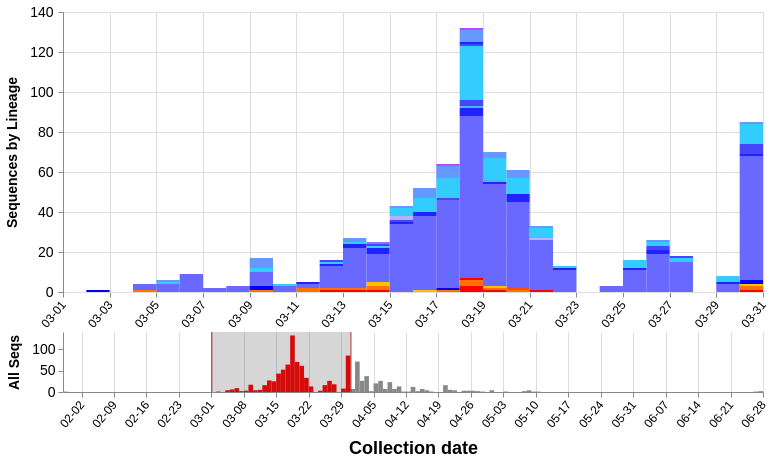

The specification (Vega-Lite) saved for this image:
### Vega specification from a JSON file in a GitHub repository (floating-point values rounded to 4 significant figures; data arrays with more than 128 entries replaced by an {"elided": "..."} marker saying what was removed)
{"$schema": "https://vega.github.io/schema/vega/v5.json", "description": "A basic stacked bar chart example.", "comment": "These will be overridden by the container of this vega plot", "width": 700, "height": 380, "padding": 5, "signals": [{"name": "disableSelectionColoring", "value": true}, {"name": "detailHeight", "value": 280}, {"name": "detailClip", "update": "detailHeight == 0"}, {"name": "overviewY", "update": "detailHeight == 0 ? 0 : detailHeight + 40"}, {"name": "overviewHeight", "value": 60}, {"name": "dateRangeStart", "value": 1575158400000, "comment": "Along with dateRangeEnd, these are hard limits on the dates shown. May need to update when we hit 2021. Dates are in milliseconds, unix epoch"}, {"name": "dateRangeEnd", "value": 4070908800000}, {"name": "dateBin", "value": 86400000, "comment": "Binning of observations by date, where date is in milliseconds. Default is 1 day (1000 * 60 * 60 * 24). This should never be less than a day. This is passed to the bin transform of cases_by_date_and_group"}, {"name": "overviewYLabel", "value": "All Seqs", "comment": "Y-axis label of the overview (bottom) panel"}, {"name": "detailYLabel", "value": "Sequences by Lineage", "comment": "Y-axis label of the detail (upper) panel"}, {"name": "yFormat", "value": "s"}, {"name": "stackOffset", "value": "zero", "comment": "Whether to show the counts as percentages ('normalize') or as absolute counts ('zero'). This is passed to the stack transform of cases_by_date_and_group"}, {"name": "cumulativeWindow", "value": [0, 0], "comment": "Window to calculate cumulative counts over. [0, 0] disables this behavior, while [null, 0] does the cumulative counting"}, {"name": "detailDomain", "value": [1583020800000, 1585612800000], "comment": "The date range selected on the overview (bottom) panel. The units are in JS date objects. If there is no date selected, this should be null."}, {"name": "brush", "value": 0, "comment": "The date range selected on the overview (bottom) panel, in screen-space coordinate units (pixels). This will be converted to dates for the detailDomain signal by referencing the xOverview scale"}, {"name": "delta", "value": 0, "comment": "The difference between windows when dragging a date selection window in the overview (bottom) panel. It is tracked onmousemove and used to update the 'brush' signal after mouseup. Units are in screen-space coordinates (pixels)"}, {"name": "xdown", "value": 0, "comment": "The initial screen-space click location, in screen-space coordinates (pixels), when first clicking on the date range window before dragging it. This is used to calculate the 'delta' signal"}, {"name": "anchor", "value": null, "comment": "The initial 'brush' signal state, when clicking on the date range window to drag it. Units are in screen-space coordinates (pixels). Used to update the 'brush' signal after dragging it."}, {"name": "hoverBar", "value": null, "comment": "Used to store which group is hovered over. Is an object with field 'group'"}, {"name": "clear", "value": true, "comment": "If clicking on anything but a grouped bar, then clear the selection (by clearing the 'selection' data object)", "on": [{"events": "mouseup[!event.item]", "update": "true", "force": true}]}, {"name": "shift", "value": false, "comment": "Track whether or not the shift key is pressed. Used to select multiple groups by holding down shift before clicking", "on": [{"events": "@detailbars:click", "update": "event.shiftKey", "force": true}]}, {"name": "clicked", "value": null, "comment": "Track clicks on the group bars, for selection purposes", "on": [{"events": "@detailbars:click", "update": "{group: datum.group}", "force": true}]}], "data": [{"name": "selected", "comment": "A list of groups that are selected", "values": [{"group": "S|614|D|G"}], "on": [{"trigger": "clear", "remove": true}, {"trigger": "!shift", "remove": true}, {"trigger": "!shift && clicked", "insert": "clicked"}, {"trigger": "shift && clicked", "toggle": "clicked"}]}, {"name": "cases_by_date_and_group", "comment": "Main data object, same as caseData in store", "format": {"parse": {"group": "string", "cases_sum": "number", "date": "date:'%Q'"}}, "values": {"elided": "188 records"}, "transform": [{"comment": "this creates the group_sum field on each item, which is a total sum of all cases for that group across all dates", "type": "joinaggregate", "ops": ["sum"], "fields": ["cases_sum"], "as": ["group_counts"], "groupby": ["group", "groupName"]}, {"comment": "Bin observations by date. The width of each bin is determined by the signal dateBin. Since the most detail in the date from GISAID is by day, the bin shouldn't ever be smaller than a day.", "type": "bin", "field": "date", "extent": [{"signal": "dateRangeStart"}, {"signal": "dateRangeEnd"}], "step": {"signal": "dateBin"}, "as": ["day_start", "day_end"]}, {"comment": "After binning, combine observations in the same group and day, by taking the sum of the sequence counts. The max aggs on group_counts and color are just to carry the fields over.", "type": "aggregate", "groupby": ["group", "groupName", "new_group", "day_start", "day_end"], "fields": ["cases_sum", "group_counts", "color"], "ops": ["sum", "max", "max"], "as": ["cases_sum", "group_counts", "color"]}, {"comment": "If a group isn't present in a dateBin that others are, then impute an empty value. This is only important for the cumulative view, so as to keep things consistent. Unfortunately I don't know how to impute for days with no data at all yet. This leads to some gaps in the cumulative view.", "type": "impute", "field": "cases_sum", "key": "day_start", "groupby": ["group", "groupName", "color", "group_counts"], "value": 0}, {"comment": "Recalculate the day_end from the day_start and dateBin, since the imputation can't work on more than one field at once.", "type": "formula", "expr": "datum.day_start + dateBin", "as": "day_end"}, {"comment": "Calculate the cumulative counts. If we're not running in cumulative mode, then output the cumulative count in a dummy field (determined by the signal windowField). If we are in cumulative mode, then overwrite the cases_sum field.", "type": "window", "sort": {"field": "day_start"}, "groupby": ["group", "groupName"], "ops": ["sum"], "fields": ["cases_sum"], "as": ["cases_sum_new"], "frame": {"signal": "cumulativeWindow"}}, {"comment": "Stack bars on the same date in preparation for the visualization. Offset (zero vs. normalize) controls counts vs. percentages.", "type": "stack", "groupby": ["day_start"], "sort": {"field": "group"}, "field": "cases_sum_new", "offset": {"signal": "stackOffset"}}]}, {"name": "cases_by_date", "source": "cases_by_date_and_group", "comment": "Collapse cases by date (ignore group), for the data in the overview (bottom) plot", "transform": [{"type": "aggregate", "groupby": ["day_start", "day_end"], "fields": ["cases_sum"], "ops": ["sum"], "as": ["cases_sum_by_date"]}]}], "marks": [{"type": "group", "name": "detail", "comment": "The mark group for the detail (upper) panel", "encode": {"comment": "The width and height should be overridden by the plot's container", "update": {"clip": {"signal": "detailClip"}, "height": {"signal": "detailHeight"}, "width": {"signal": "width"}}}, "signals": [{"name": "hoverBar", "comment": "Set the hoverBar signal when a bar is hovered over, and clear it when the mouse is hovered over anything else", "push": "outer", "on": [{"events": "@detailbars:mouseover!", "update": "{group: datum.group, date: datum.day_start}"}, {"events": "@detailbars:mouseout!", "update": "null"}]}], "scales": [{"name": "x", "comment": "Provide two fields for the domain, since if we only provide the day_start, the last day will get cut off, and if we only provide day_end, the first day will get cut off", "type": "time", "range": "width", "domain": {"fields": [{"data": "cases_by_date", "field": "day_start"}, {"data": "cases_by_date", "field": "day_end"}]}, "domainRaw": {"signal": "detailDomain"}, "nice": {"interval": "day", "step": 14}}, {"name": "y", "comment": "Scale the y axis from 0 to the highest bar height", "type": "linear", "range": [{"signal": "detailHeight"}, 0], "nice": true, "zero": true, "domain": {"data": "cases_by_date_and_group", "field": "y1"}}], "marks": [{"type": "group", "comment": "Not sure why we need a group mark here, but this is how it is in the example plot, so I didn't change it", "encode": {"update": {"height": {"field": {"group": "height"}}, "width": {"field": {"group": "width"}}}}, "axes": [{"orient": "bottom", "scale": "x", "zindex": 0, "format": {"year": "%Y", "quarter": "%m-%d", "month": "%m-%d", "week": "%m-%d", "date": "%m-%d", "hours": " "}, "grid": true, "gridScale": "y", "gridColor": "#DDD", "labelAngle": 310, "labelAlign": "right", "labelBaseline": "middle", "labelPadding": 5, "labelFontSize": 12, "tickCount": 10}, {"orient": "left", "scale": "y", "format": {"signal": "yFormat"}, "zindex": 0, "grid": true, "gridColor": "#DDD", "title": {"signal": "detailYLabel"}, "titleFontSize": 14, "titlePadding": 10, "labelFontSize": 14, "labelPadding": 5, "tickCount": 5}], "marks": [{"type": "rect", "name": "detailbars", "from": {"data": "cases_by_date_and_group"}, "clip": true, "encode": {"enter": {"strokeWidth": {"value": 1}}, "update": {"tooltip": {"signal": "{title: datum.groupName, 'Total sequences': datum.group_counts, 'Sequences': datum.cases_sum_new, 'Collection date': timeFormat(datum.day_start, '%b %d %Y')}"}, "x": {"scale": "x", "field": "day_start"}, "x2": {"scale": "x", "field": "day_end"}, "y": {"scale": "y", "field": "y0"}, "y2": {"scale": "y", "field": "y1"}, "fill": [{"test": "disableSelectionColoring || (!length(data('selected')) || indata('selected', 'group', datum.group)) && (datum.cases_sum_new > 0)", "field": "color", "comment": "If this group is selected, or if nothing is selected, then color it normally."}, {"value": "#CCC", "comment": "If there is a selected group and this group isn't one of them, then color it light grey"}], "stroke": [{"test": "hoverBar && hoverBar.group == datum.group && datum.cases_sum_new > 0", "value": "#000", "comment": "If this group is being hovered over, then set outline it black. Since we're imputing empty groups, only highlight groups with more than zero cases."}, {"value": "transparent"}], "zindex": [{"test": "hoverBar && hoverBar.group == datum.group && datum.cases_sum > 0", "value": 3, "comment": "Same as the 'stroke' test, but we also need to set the z-index here since it's possible the outline stroke will get hidden under other bars"}, {"value": 1}]}}}]}]}, {"type": "group", "name": "overview", "comment": "Mark group for the overview (bottom) panel", "encode": {"comment": "The width should be overridden by the plot container", "update": {"x": {"value": 0}, "y": {"signal": "overviewY"}, "width": {"signal": "width"}, "height": {"signal": "overviewHeight"}, "fill": {"value": "transparent"}}}, "signals": [{"name": "brush", "comment": "Trigger the date selection brush when any area of the overview plot is clicked. The update code was originally [x(), x()], but I changed it to snap to days instead of selecting by screen-space pixel. All the code does is convert from screen-space pixels --> date --> days --> round to nearest day --> date --> screen-space pixels. invert() is used to convert from pixels to date, and round(x / 86400000) rounds to the nearest day. round() * 86400000 converts from days back into the date (in milliseconds), and scale() converts from date back into screen-space coordinates. This fragment of code is used in all the signals below for day-snapping.", "push": "outer", "on": [{"events": {"merge": [{"markname": "overview", "type": "mousedown"}, {"markname": "overviewbars", "type": "mousedown"}]}, "update": "[scale('xOverview', round(invert('xOverview', x()) / 86400000) * 86400000), scale('xOverview', round(invert('xOverview', x()) / 86400000) * 86400000)]"}, {"comment": "Clear the brush selection on any double-click", "events": {"merge": [{"markname": "overview", "type": "dblclick"}, {"markname": "brushrect", "type": "dblclick"}]}, "update": "0"}, {"comment": "Update the brush on mousemove. Hold the first point of the range constant (brush[0]), and modify brush[1] by snapping to day as well (see comment above). clamp() is used to ensure that the range stays within the bounds of the plot. Capture mousemove events on both the plot and the bars to allow dragging anywhere on the overview plot", "events": {"merge": [{"source": "window", "type": "mousemove", "between": [{"markname": "overview", "type": "mousedown"}, {"source": "window", "type": "mouseup"}], "consume": true}, {"source": "window", "type": "mousemove", "between": [{"markname": "overviewbars", "type": "mousedown"}, {"source": "window", "type": "mouseup"}], "consume": true}]}, "update": "[brush[0], clamp(scale('xOverview', round(invert('xOverview', x()) / 86400000) * 86400000), 0, width)]"}, {"comment": "When the mousemove is finished (marked by mouseup event), then reorganize the brush vector so that the lesser value is first", "events": {"merge": [{"markname": "overview", "type": "mouseup"}, {"markname": "brushrect", "type": "mouseup"}]}, "update": "abs(span(brush)) <= 2 ? 0 : [brush[0], brush[1]]"}, {"comment": "Capture when the date range window is dragged, and update the ranges. Since the dragging logic implements day-snapping on its own, we don't have to round anything here.", "events": {"signal": "delta"}, "update": "clampRange([anchor[0] + delta, anchor[1] + delta], 0, width)"}]}, {"name": "anchor", "comment": "Make a copy of the brush vector when the date range is clicked. Used by the 'brush' signal to update itself after a date range drag", "push": "outer", "on": [{"events": "@brushrect:mousedown", "update": "slice(brush)"}]}, {"name": "xdown", "comment": "Track the initial drag x-coordinate, and snap to the nearest day. Used to set the 'delta' signal", "push": "outer", "on": [{"events": "@brushrect:mousedown", "update": "scale('xOverview', round(invert('xOverview', x()) / 86400000) * 86400000)"}]}, {"name": "delta", "comment": "Track how far and in what direction the date range was dragged. Snap to the nearest day. Used to set the 'brush' signal after a date range drag", "push": "outer", "on": [{"events": "[@brushrect:mousedown, window:mouseup] > window:mousemove!", "update": "scale('xOverview', round(invert('xOverview', x()) / 86400000) * 86400000) - xdown"}]}, {"name": "detailDomain", "comment": "The same as the 'brush' signal, but in date coordinates instead of screen-space (pixel) coordinates", "push": "outer", "on": [{"events": {"signal": "brush"}, "update": "span(brush) ? invert('xOverview', brush) : null"}]}], "scales": [{"name": "xOverview", "comment": "Provide two fields for the domain, since if we only provide the day_start, the last day will get cut off, and if we only provide day_end, the first day will get cut off", "type": "time", "range": "width", "domain": {"fields": [{"data": "cases_by_date", "field": "day_start"}, {"data": "cases_by_date", "field": "day_end"}]}}, {"name": "yOverview", "type": "linear", "range": [{"signal": "overviewHeight"}, 0], "domain": {"data": "cases_by_date", "field": "cases_sum_by_date"}, "nice": true, "zero": true}], "axes": [{"orient": "bottom", "scale": "xOverview", "title": "Collection date", "titleFontSize": 18, "titlePadding": 10, "format": {"year": "%Y", "quarter": "%m-%d", "month": "%m-%d", "week": "%m-%d", "date": "%m-%d", "hours": " "}, "grid": true, "gridColor": "#DDD", "gridScale": "yOverview", "labelAngle": 310, "labelAlign": "right", "labelBaseline": "middle", "labelPadding": 5, "labelFontSize": 12, "tickCount": 15}, {"orient": "left", "scale": "yOverview", "title": {"signal": "overviewYLabel"}, "titleFontSize": 14, "titlePadding": 10, "labelFontSize": 14, "labelPadding": 3, "tickCount": 3}], "marks": [{"type": "rect", "name": "overviewbars", "from": {"data": "cases_by_date"}, "encode": {"update": {"x": {"scale": "xOverview", "field": "day_start"}, "x2": {"scale": "xOverview", "field": "day_end"}, "y": {"scale": "yOverview", "value": 0}, "y2": {"scale": "yOverview", "field": "cases_sum_by_date"}, "fill": [{"test": "detailDomain && inrange(datum.day_start, [detailDomain[0], detailDomain[1] - 1])", "value": "#f00", "comment": "Color this bar red if it's within the date selection range"}, {"value": "#888"}]}}}, {"type": "rect", "name": "brushrect", "comment": "Draw the date selection range", "interactive": false, "encode": {"enter": {"y": {"value": 0}, "height": {"signal": "overviewHeight"}, "fill": {"value": "#333"}, "fillOpacity": {"value": 0.2}}, "update": {"x": {"signal": "if(detailDomain == null, null, scale('xOverview', detailDomain[0]))"}, "x2": {"signal": "if(detailDomain == null, null, scale('xOverview', detailDomain[1]))"}}}}, {"type": "rect", "comment": "Draw the beginning bar of the date selection range", "interactive": false, "encode": {"enter": {"y": {"value": 0}, "height": {"signal": "overviewHeight"}, "width": {"value": 1}, "fill": {"value": "firebrick"}}, "update": {"x": {"signal": "if(detailDomain == null, brush[0], scale('xOverview', detailDomain[0]))"}}}}, {"type": "rect", "comment": "Draw the ending bar of the date selection range", "interactive": false, "encode": {"enter": {"y": {"value": 0}, "height": {"signal": "overviewHeight"}, "width": {"value": 1}, "fill": {"value": "firebrick"}}, "update": {"x": {"signal": "if(detailDomain == null, brush[0], scale('xOverview', detailDomain[1]))"}}}}]}]}
